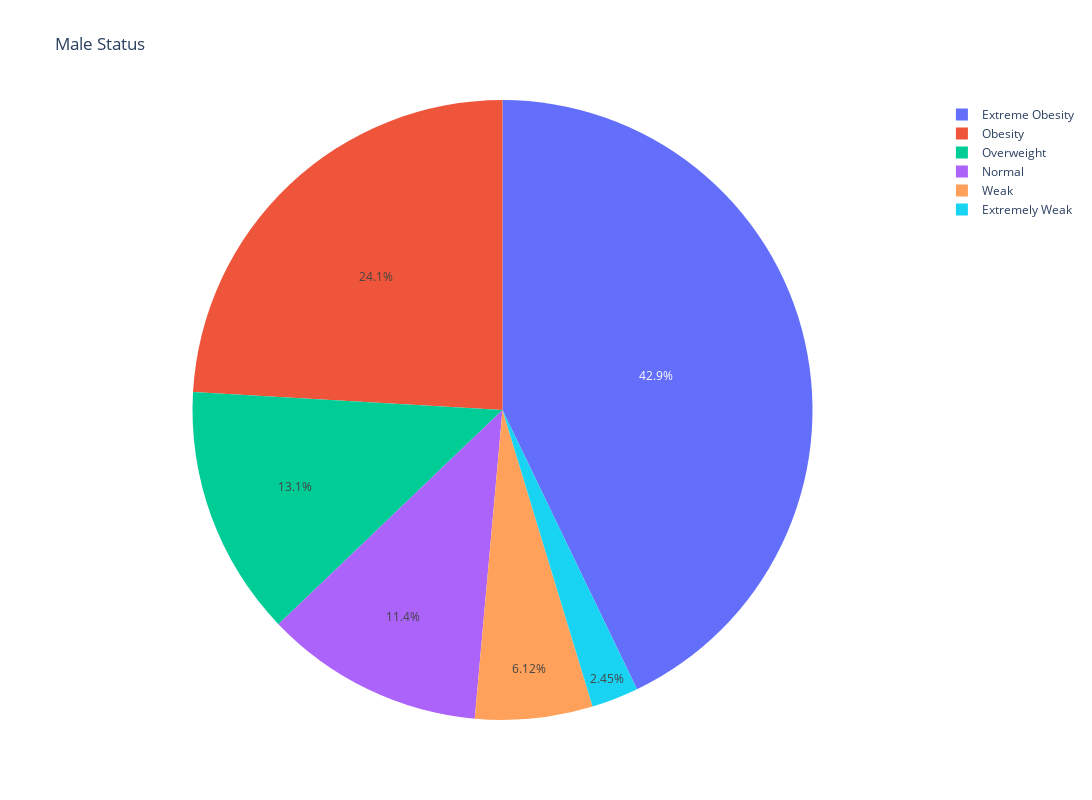

Source (notebook cell):
### Code cell
fig = px.pie(data_visual_male_categories, values='count', names=list(list(data_visual_male_categories.index)), title='Male Status',width=1200, height=800,)
fig.show()

### Figure 1 — Plotly figure (JSON) as saved in the notebook; plotly's stock layout.template omitted (floating-point values rounded to 4 significant figures)
{"data": [{"domain": {"x": [0, 1], "y": [0, 1]}, "hovertemplate": "label=%{label}<br>count=%{value}<extra></extra>", "labels": ["Extreme Obesity", "Obesity", "Overweight", "Normal", "Weak", "Extremely Weak"], "legendgroup": "", "name": "", "showlegend": true, "type": "pie", "values": [105, 59, 32, 28, 15, 6]}], "layout": {"height": 800, "legend": {"tracegroupgap": 0}, "title": {"text": "Male Status"}, "width": 1200}}
